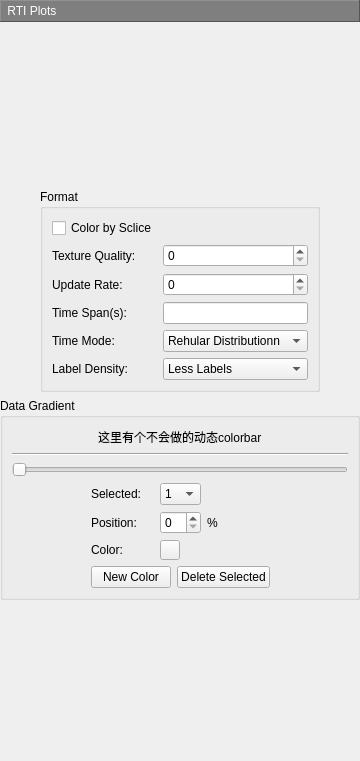
       <widget class="QWidget" name="page_12">
        <layout class="QVBoxLayout" name="verticalLayout_41">
         <property name="leftMargin">
          <number>0</number>
         </property>
         <property name="topMargin">
          <number>0</number>
         </property>
         <property name="rightMargin">
          <number>0</number>
         </property>
         <property name="bottomMargin">
          <number>0</number>
         </property>
         <item>
          <widget class="QLabel" name="label_190">
           <property name="minimumSize">
            <size>
             <width>0</width>
             <height>22</height>
            </size>
           </property>
           <property name="styleSheet">
            <string notr="true">color: rgb(255, 255, 255);
background-color: rgb(127, 127, 127);</string>
           </property>
           <property name="frameShape">
            <enum>QFrame::Panel</enum>
           </property>
           <property name="frameShadow">
            <enum>QFrame::Raised</enum>
           </property>
           <property name="text">
            <string> RTI Plots</string>
           </property>
          </widget>
         </item>
         <item>
          <spacer name="verticalSpacer_12">
           <property name="orientation">
            <enum>Qt::Vertical</enum>
           </property>
           <property name="sizeHint" stdset="0">
            <size>
             <width>20</width>
             <height>161</height>
            </size>
           </property>
          </spacer>
         </item>
         <item>
          <layout class="QHBoxLayout" name="horizontalLayout_29">
           <item>
            <spacer name="horizontalSpacer_57">
             <property name="orientation">
              <enum>Qt::Horizontal</enum>
             </property>
             <property name="sizeHint" stdset="0">
              <size>
               <width>40</width>
               <height>20</height>
              </size>
             </property>
            </spacer>
           </item>
           <item>
            <widget class="QGroupBox" name="groupBox_25">
             <property name="title">
              <string>Format</string>
             </property>
             <layout class="QVBoxLayout" name="verticalLayout_38">
              <item>
               <layout class="QGridLayout" name="gridLayout_12">
                <item row="0" column="0">
                 <widget class="QCheckBox" name="checkBox_28">
                  <property name="text">
                   <string>Color by Sclice</string>
                  </property>
                 </widget>
                </item>
                <item row="1" column="0">
                 <widget class="QLabel" name="label_94">
                  <property name="text">
                   <string>Texture Quality:</string>
                  </property>
                 </widget>
                </item>
                <item row="1" column="1">
                 <widget class="QSpinBox" name="spinBox_7"/>
                </item>
                <item row="2" column="0">
                 <widget class="QLabel" name="label_95">
                  <property name="text">
                   <string>Update Rate:</string>
                  </property>
                 </widget>
                </item>
                <item row="2" column="1">
                 <widget class="QSpinBox" name="spinBox_8"/>
                </item>
                <item row="3" column="0">
                 <widget class="QLabel" name="label_96">
                  <property name="text">
                   <string>Time Span(s):</string>
                  </property>
                 </widget>
                </item>
                <item row="3" column="1">
                 <widget class="QLineEdit" name="lineEdit_48"/>
                </item>
                <item row="4" column="0">
                 <widget class="QLabel" name="label_97">
                  <property name="text">
                   <string>Time Mode:</string>
                  </property>
                 </widget>
                </item>
                <item row="4" column="1">
                 <widget class="QComboBox" name="comboBox_17">
                  <item>
                   <property name="text">
                    <string>Rehular Distributionn</string>
                   </property>
                  </item>
                  <item>
                   <property name="text">
                    <string>Compress Frames</string>
                   </property>
                  </item>
                 </widget>
                </item>
                <item row="5" column="0">
                 <widget class="QLabel" name="label_98">
                  <property name="text">
                   <string>Label Density:</string>
                  </property>
                 </widget>
                </item>
                <item row="5" column="1">
                 <widget class="QComboBox" name="comboBox_18">
                  <item>
                   <property name="text">
                    <string>Less Labels</string>
                   </property>
                  </item>
                  <item>
                   <property name="text">
                    <string>Normal</string>
                   </property>
                  </item>
                  <item>
                   <property name="text">
                    <string>More Labels</string>
                   </property>
                  </item>
                 </widget>
                </item>
               </layout>
              </item>
             </layout>
            </widget>
           </item>
           <item>
            <spacer name="horizontalSpacer_58">
             <property name="orientation">
              <enum>Qt::Horizontal</enum>
             </property>
             <property name="sizeHint" stdset="0">
              <size>
               <width>40</width>
               <height>20</height>
              </size>
             </property>
            </spacer>
           </item>
          </layout>
         </item>
         <item>
          <widget class="QGroupBox" name="groupBox_26">
           <property name="title">
            <string>Data Gradient</string>
           </property>
           <layout class="QVBoxLayout" name="verticalLayout_40">
            <item>
             <layout class="QHBoxLayout" name="horizontalLayout_87">
              <item>
               <spacer name="horizontalSpacer_54">
                <property name="orientation">
                 <enum>Qt::Horizontal</enum>
                </property>
                <property name="sizeHint" stdset="0">
                 <size>
                  <width>40</width>
                  <height>20</height>
                 </size>
                </property>
               </spacer>
              </item>
              <item>
               <widget class="QLabel" name="label_103">
                <property name="text">
                 <string>这里有个不会做的动态colorbar</string>
                </property>
               </widget>
              </item>
              <item>
               <spacer name="horizontalSpacer_55">
                <property name="orientation">
                 <enum>Qt::Horizontal</enum>
                </property>
                <property name="sizeHint" stdset="0">
                 <size>
                  <width>40</width>
                  <height>20</height>
                 </size>
                </property>
               </spacer>
              </item>
             </layout>
            </item>
            <item>
             <widget class="Line" name="line_2">
              <property name="orientation">
               <enum>Qt::Horizontal</enum>
              </property>
             </widget>
            </item>
            <item>
             <widget class="QSlider" name="horizontalSlider">
              <property name="orientation">
               <enum>Qt::Horizontal</enum>
              </property>
             </widget>
            </item>
            <item>
             <layout class="QHBoxLayout" name="horizontalLayout_28">
              <item>
               <spacer name="horizontalSpacer_52">
                <property name="orientation">
                 <enum>Qt::Horizontal</enum>
                </property>
                <property name="sizeHint" stdset="0">
                 <size>
                  <width>40</width>
                  <height>20</height>
                 </size>
                </property>
               </spacer>
              </item>
              <item>
               <layout class="QVBoxLayout" name="verticalLayout_39">
                <item>
                 <layout class="QGridLayout" name="gridLayout_14">
                  <item row="0" column="0">
                   <widget class="QLabel" name="label_99">
                    <property name="text">
                     <string>Selected:</string>
                    </property>
                   </widget>
                  </item>
                  <item row="0" column="1">
                   <widget class="QComboBox" name="comboBox_19">
                    <item>
                     <property name="text">
                      <string>1</string>
                     </property>
                    </item>
                    <item>
                     <property name="text">
                      <string>2</string>
                     </property>
                    </item>
                    <item>
                     <property name="text">
                      <string>3</string>
                     </property>
                    </item>
                    <item>
                     <property name="text">
                      <string>4</string>
                     </property>
                    </item>
                    <item>
                     <property name="text">
                      <string>5</string>
                     </property>
                    </item>
                   </widget>
                  </item>
                  <item row="1" column="0">
                   <widget class="QLabel" name="label_100">
                    <property name="text">
                     <string>Position:</string>
                    </property>
                   </widget>
                  </item>
                  <item row="1" column="1">
                   <widget class="QSpinBox" name="spinBox_9"/>
                  </item>
                  <item row="1" column="2">
                   <widget class="QLabel" name="label_102">
                    <property name="text">
                     <string>%</string>
                    </property>
                   </widget>
                  </item>
                  <item row="2" column="0">
                   <widget class="QLabel" name="label_101">
                    <property name="text">
                     <string>Color:</string>
                    </property>
                   </widget>
                  </item>
                  <item row="2" column="1">
                   <widget class="ColorButton" name="pushButton_63">
                    <property name="maximumSize">
                     <size>
                      <width>20</width>
                      <height>20</height>
                     </size>
                    </property>
                    <property name="text">
                     <string/>
                    </property>
                   </widget>
                  </item>
                 </layout>
                </item>
                <item>
                 <layout class="QHBoxLayout" name="horizontalLayout_2">
                  <item>
                   <widget class="QPushButton" name="pushButton_64">
                    <property name="text">
                     <string>New Color</string>
                    </property>
                   </widget>
                  </item>
                  <item>
                   <widget class="QPushButton" name="pushButton_65">
                    <property name="text">
                     <string>Delete Selected</string>
                    </property>
                   </widget>
                  </item>
                 </layout>
                </item>
               </layout>
              </item>
              <item>
               <spacer name="horizontalSpacer_53">
                <property name="orientation">
                 <enum>Qt::Horizontal</enum>
                </property>
                <property name="sizeHint" stdset="0">
                 <size>
                  <width>40</width>
                  <height>20</height>
                 </size>
                </property>
               </spacer>
              </item>
             </layout>
            </item>
           </layout>
          </widget>
         </item>
         <item>
          <spacer name="verticalSpacer_13">
           <property name="orientation">
            <enum>Qt::Vertical</enum>
           </property>
           <property name="sizeHint" stdset="0">
            <size>
             <width>20</width>
             <height>161</height>
            </size>
           </property>
          </spacer>
         </item>
        </layout>
       </widget>
